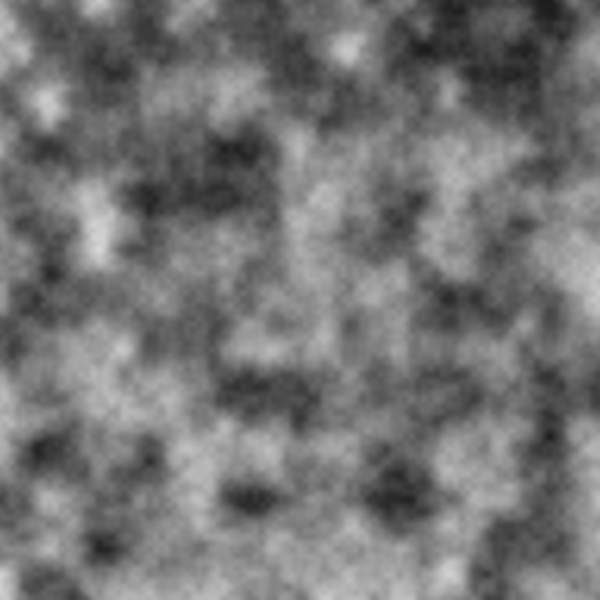
Frame 1 (no input)
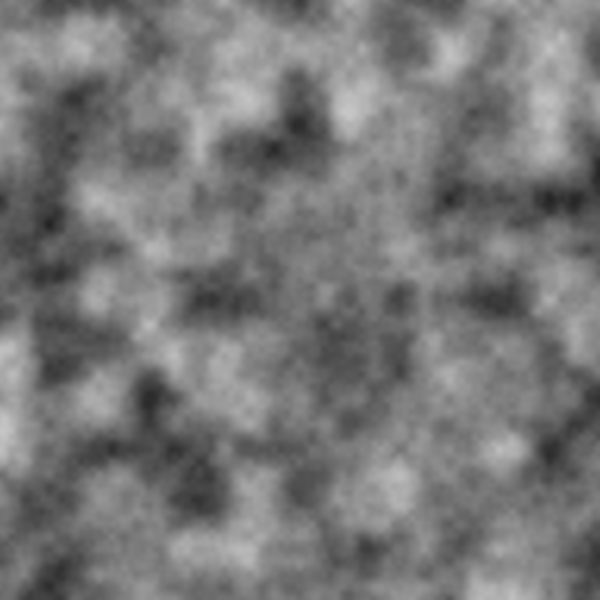
Frame 60 (the mouse pressed at the canvas centre just before this capture)
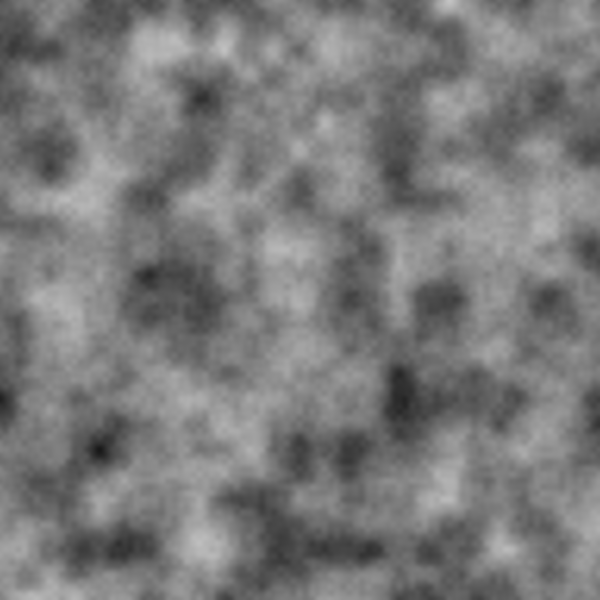
Frame 120 (the mouse held since frame 60 and released just before this capture)

The Processing sketch that drew these frames (run headless with seeded random() and noise(); from frame 60 on, the mouse is pressed at the canvas centre):

// Processing sketch: Exercise_I_09
// ── Exercise_I_09.pde
// Daniel Shiffman
// The Nature of Code
// http://natureofcode.com

float increment = 0.02;
float zoff = 0.0;

void setup() {
  size(600,600);
  //noLoop();
}

void draw() {
  background(0);
  
  // Optional: adjust noise detail here
  // noiseDetail(8,0.65f);
  
  loadPixels();

  float xoff = 0.0; // Start xoff at 0
  
  // For every x,y coordinate in a 2D space, calculate a noise value and produce a brightness value
  for (int x = 0; x < width; x++) {
    xoff += increment;   // Increment xoff 
    float yoff = 0.0;   // For every xoff, start yoff at 0
    for (int y = 0; y < height; y++) {
      yoff += increment; // Increment yoff
      
      // Calculate noise and scale by 255
      float bright = noise(xoff,yoff,zoff)*255;

      // Try using this line instead
      //float bright = random(0,255);
      
      // Set each pixel onscreen to a grayscale value
      pixels[x+y*width] = color(bright);
    }
  }
  
  updatePixels();
  zoff += increment;
}
